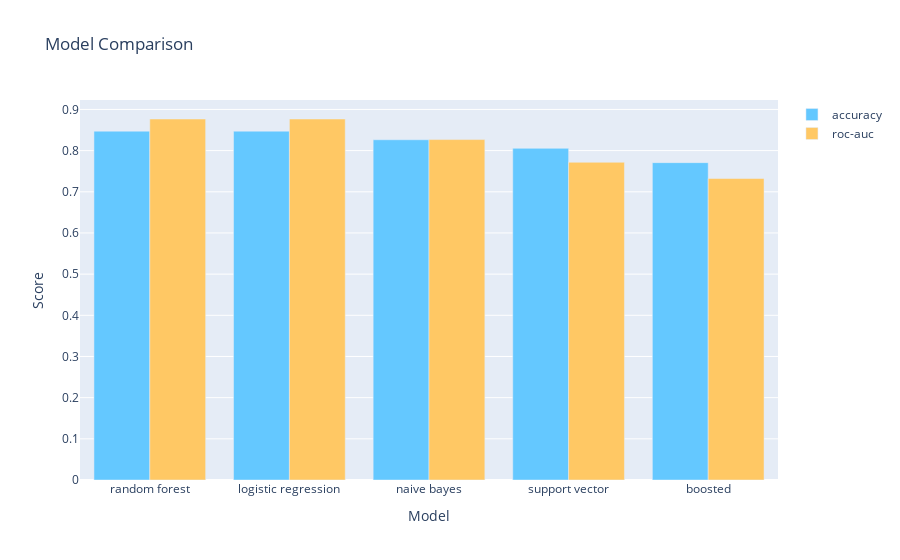

Notebook source saved alongside this figure:
### Code cell
# display results with plotly
trace0 = go.Bar(x= evaldf.index,
                y= evaldf['accuracy'].values,
                name='accuracy',
                marker=dict(color='rgb(100,200,300)'))
trace1 = go.Bar(x= evaldf.index,
                y= evaldf['rocauc'].values,
                name='roc-auc',
                marker=dict(color='rgb(300,200,100)'))
# now the layout
layout=go.Layout(title='Model Comparison',
                   xaxis= dict(title='Model'),
                   yaxis=dict(title='Score'))
# bind using go.Figure
fig = go.Figure(data=[trace0, trace1], layout=layout)
fig

### Figure 1 — Plotly figure (JSON) as saved in the notebook; plotly's stock layout.template omitted (floating-point values rounded to 4 significant figures)
{"data": [{"marker": {"color": "rgb(100,200,300)"}, "name": "accuracy", "type": "bar", "x": ["random forest", "logistic regression", "naive bayes", "support vector", "boosted"], "y": [0.8472, 0.8472, 0.8264, 0.8056, 0.7708]}, {"marker": {"color": "rgb(300,200,100)"}, "name": "roc-auc", "type": "bar", "x": ["random forest", "logistic regression", "naive bayes", "support vector", "boosted"], "y": [0.8768, 0.8768, 0.8268, 0.7717, 0.7322]}], "layout": {"autosize": true, "title": {"text": "Model Comparison"}, "xaxis": {"autorange": true, "range": [-0.5, 4.5], "title": {"text": "Model"}, "type": "category"}, "yaxis": {"autorange": true, "range": [0, 0.9229], "title": {"text": "Score"}, "type": "linear"}}}
